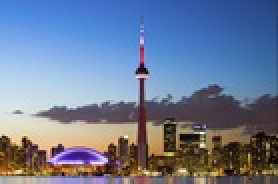
#> input picture A1/Q4_image_1.jpg, 139 x 92 px, shrunk from 980 x 650 before the run (shown 2 times larger)
$ jupyter execute A1.ipynb
#> lines starting #> are read from the running program, lines starting #| are printed output that depends on the picture; after the words box and inside, x2 and y2 are one past the last pixel; in counts of white or black regions, pixels touching at a corner belong together
# Part I: Theory

## Q1) LTI Systems and Convolution

First I will prove
$$x(n) = \sum_{k=0}^{+ \infty} x(k) \delta (n-k)$$
We know
$$
\begin{aligned}
x(n) &= \sum_{k=0}^{n-1}0 x(k)+1x(n)+\sum_{k=n+1}^{+ \infty}0x(k) \\
    &= \sum_{k=0}^{n-1}0 x(k)+\delta(0)x(n)+\sum_{k=n+1}^{+ \infty}0x(k)\\
    &= \sum_{k=0}^{n-1} \delta (n-k) x(k)+ \delta (n-n) x(n)+\sum_{k=n+1}^{+ \infty} \delta (n-k) x(k) &\text{property of $\delta$} \\
    &= \sum_{k=0}^{+ \infty} x(k) \delta (n-k)
\end{aligned}
$$
Therefore,
$$
\begin{aligned}
T(x(n)) &= T(\sum_{k=0}^{+ \infty} x(k) \delta (n-k)) \\
      &= \sum_{k=0}^{+ \infty} x(k) T(\delta(n-k)) &\text{by linearity} \\
      &= \sum_{k=0}^{+ \infty} x(k)h(n-k)\\
      &= x(n)*h(n)
\end{aligned}
$$

## Q2) Polynomial Multiplication and Convolution

Let $\textbf{u}$ be a vector with $n+1$ dimension and $\textbf{v}$ be a vector with $m+1$ dimension, where $m, n \in \mathbb{N^+}$

$\textbf{Note}$: index starts from 0.

By definition of convolution, we can know
$$
\begin{aligned}
(u*v)(k) &= \sum_{i+j=k \land i \leq n \land j \leq m}u_iv_j
\end{aligned}
$$

Consider the coefficient of $x^k$ in the polynomial multiplication, where $k \in \mathbb{N^+} \land k \leq m+n$

By the property of polynomial multiplication,

$$c(k) = \sum_{i=0}^{min \{ k,n \}} u_iv_{k-i}= \sum_{i+j=k \land i \leq n \land j \leq m}u_iv_j=(u*v)(k)$$

Therefore, they are equivalent.

## Q3) Laplacian Operator

As we know, the rotation matrix is
$$
\begin{bmatrix}
cos \theta & -sin \theta \\
sin \theta & cos \theta
\end{bmatrix}
$$
Let
$$
x = x'cos \theta - y'sin \theta \\
y = x'sin \theta + y'cos \theta
$$
Then
$$
\begin{aligned}
\frac{\partial f}{\partial^2x'}+\frac{\partial f}{\partial^2y'} &= \frac{\partial}{\partial x'}(\frac{\partial f}{\partial x'})+\frac{\partial}{\partial y'}(\frac{\partial f}{\partial y'})\\
&= \frac{\partial}{\partial x'}(\frac{\partial f}{\partial x} \cdot \frac{\partial x}{\partial x'}+\frac{\partial f}{\partial y} \cdot \frac{\partial y}{\partial x'}) + \frac{\partial}{\partial y'}(\frac{\partial f}{\partial x} \cdot \frac{\partial x}{\partial y'}+\frac{\partial f}{\partial y} \cdot \frac{\partial y}{\partial y'})\\
&= \frac{\partial}{\partial x'}(cos \theta \frac{\partial f}{\partial x}+sin \theta \frac{\partial f}{\partial y}) + \frac{\partial}{\partial y'}(-sin \theta \frac{\partial f}{\partial x}+cos \theta \frac{\partial f}{\partial y})\\
&= \frac{\partial}{\partial x}(cos \theta \frac{\partial f}{\partial x}+sin \theta \frac{\partial f}{\partial y})\frac{\partial x}{\partial x'}+\frac{\partial}{\partial y}(cos \theta \frac{\partial f}{\partial x}+sin \theta \frac{\partial f}{\partial y})\frac{\partial y}{\partial x'}\\
&+\frac{\partial}{\partial x}(-sin \theta \frac{\partial f}{\partial x}+cos \theta \frac{\partial f}{\partial y})\frac{\partial x}{\partial y'}+\frac{\partial}{\partial y}(-sin \theta \frac{\partial f}{\partial x}+cos \theta \frac{\partial f}{\partial y})\frac{\partial y}{\partial y'} \\
&= \frac{\partial}{\partial x}(cos \theta \frac{\partial f}{\partial x}+sin \theta \frac{\partial f}{\partial y})cos \theta+\frac{\partial}{\partial y}(cos \theta \frac{\partial f}{\partial x}+sin \theta \frac{\partial f}{\partial y})sin \theta\\
&+\frac{\partial}{\partial x}(-sin \theta \frac{\partial f}{\partial x}+cos \theta \frac{\partial f}{\partial y})(-sin \theta)+\frac{\partial}{\partial y}(-sin \theta \frac{\partial f}{\partial x}+cos \theta \frac{\partial f}{\partial y})cos \theta\\
&= \frac{\partial f}{\partial^2 x}(cos^2 \theta + sin^2 \theta)+\frac{\partial f}{\partial^2 y}(cos^2 \theta+sin^2 \theta)\\
&= \frac{\partial f}{\partial^2x}+ \frac{\partial f}{\partial^2y}\\
\end{aligned}
$$

# Part II: Application

## Q4) Edge Detection

[cell 1]
import numpy as np

import math

import queue

from matplotlib import pyplot as plt
import matplotlib.image as mpimg
from mpl_toolkits.mplot3d import Axes3D

[cell 2]
# Reference (Gaussian distribution): https://en.wikipedia.org/wiki/Gaussian_function
def getGaussianKernel(H=3, W=3, sigma=1):
#> called with H = 31, W = 31, sigma = 5
    if sigma == 0:
        sigma = 1
    gaussMatrix = np.zeros([H, W], np.float32)
    # get the center
    cH = (H - 1) / 2
    cW = (W - 1) / 2
    # calculate gauss(sigma, r, c)
    for r in range(H):
        for c in range(W):
            norm2 = (r - cH)**2 + (c - cH)**2
            gaussMatrix[r][c] = math.exp(-norm2 / (2 * (sigma**2)))
    sumGM = np.sum(gaussMatrix)
    gaussKernel = gaussMatrix / sumGM
    return gaussKernel

[cell 3]
def visualize(size, sigma):
    kernel = getGaussianKernel(size[0], size[1], sigma)
    fig = plt.figure()
    ax = Axes3D(fig)
    X = np.arange(-(size[0]-1)/2, (size[0]-1)/2+1, 1)
    Y = np.arange(-(size[1]-1)/2, (size[1]-1)/2+1, 1)
    X, Y = np.meshgrid(X, Y)
    Z = kernel
    plt.title('sigma = {}, with kernel size = {}'.format(sigma, size))
    ax.plot_surface(X, Y, Z, rstride=1, cstride=1, cmap='rainbow')

[cell 4]
visualize((31,31),5)

[cell 5]
visualize((31,31), 2)
#> in getResult, image is the input picture: shape (92, 139, 3); mean R, G, B 109.9, 123.8, 151.2

Two plots above are the Gaussian kernel visualization. We can see the kernel size is $31 \times 31$ with $\sigma = 5$ and $\sigma = 2$ respectively. We can clearly observe the feature that the kernel with larger standard deviation is much wider than the other.

As for my edge detection part, my results for each picture include:
- Original Image
- Gray Image (From RGB Image to Gray Image)
- Blurred Image (with Gaussian kernel convolution)
- Gradient Image (Image get after gradient calculation)
- Edges Image (The final result image with edge detection)

[cell 6]
def getGaussianBlur(image, ksize=5, sigma=1):
#> called with ksize = 5, sigma = 2
    rows, cols = image.shape
#> rows = 92; cols = 139
    padding = ksize - 1
    kernel = getGaussianKernel(ksize, ksize, sigma)
    imgTmp = np.zeros([rows+2*padding, cols+2*padding])
    imgTmp[padding:rows+padding, padding:cols+padding] = image[:, :]
    output = np.zeros([rows+2*(ksize//2), cols+2*(ksize//2)])
    for i in range(rows+2*(ksize//2)):
        for j in range(cols+2*(ksize//2)):
            output[i][j] = np.sum(kernel * imgTmp[i:i+ksize, j:j+ksize])
    return output

[cell 7]
def getGradImage(image):
    rows, cols = image.shape
#> rows = 96; cols = 143
    sobelx = np.array([[-1,  0, 1],
                       [-2,  0,  2],
                       [-1,  0,  1]])

    sobely = np.array([[-1, -2, -1],
                       [0 ,  0,  0],
                       [1 ,  2,  1]])

    def sobelConv(image, sobel):
        imgTmp = np.zeros([rows+4, cols+4])
        imgTmp[2:rows+2, 2:cols+2] = image[:, :]
        output = np.zeros([rows+2, cols+2])
        for i in range(0, rows+2):
            for j in range(0, cols+2):
                tmpi = i + 1
                tmpj = j + 1
                for u in range(-1, 2):
                    for v in range(-1, 2):
                        output[i][j] += sobel[1+u][1+v] * imgTmp[tmpi-u][tmpj-v]
#> output: shape (98, 145) float64

        return output

    gradx = sobelConv(image, sobelx)
    grady = sobelConv(image, sobely)

    return np.sqrt(gradx**2 + grady**2)
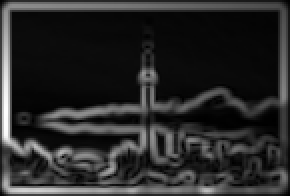
#> returned value: shape (98, 145) float64 (shown 2 times larger); min 0.499, max 427.4, mean 69.9; drawn with min black and max white

[cell 8]
def edgeDetection(gradImage):
    rows, cols = gradImage.shape
#> rows = 98; cols = 145
    currTau = np.sum(gradImage) / (rows * cols)
#> currTau = 69.93
    prevTau = -1
    edges = []
    output = np.zeros((rows, cols))
    while prevTau == -1 or abs(currTau - prevTau) > 1e-8:
#         print(abs(currTau - prevTau))
        output = np.zeros((rows, cols))
        Lval = []
        Hval = []
        for i in range(rows):
            for j in range(cols):
                if gradImage[i][j] < currTau:
                    Lval.append(gradImage[i][j])
                    output[i][j] = 0
                else:
                    Hval.append(gradImage[i][j])
                    output[i][j] = 255
        prevTau = currTau
        currTau = (sum(Hval)/len(Hval) + sum(Lval)/len(Lval)) / 2
#> this loop made 17 passes
#> (prevTau, currTau) on passes 1 to 12: (69.93, 88.35), (88.35, 97.08), (97.08, 101), (101, 102.8), (102.8, 103.6), (103.6, 104.2), (104.2, 104.4), (104.4, 104.6), (104.6, 104.7), (104.7, 104.8), (104.8, 104.8), (104.8, 104.8)
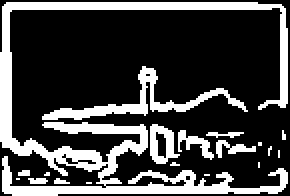
#> output: shape (98, 145) float64 (shown 2 times larger); 26.3% white; 19 white regions (12 under 20 px), largest, box (x1, y1, x2, y2) and area: (0, 1, 144, 98) 2727, (21, 33, 124, 60) 538, (75, 62, 90, 82) 163

    return output

[cell 9]
def rgb2gray(rgb):
    return np.dot(rgb[..., :3], [0.2125, 0.7154, 0.0721])

[cell 10]
def getResult(path):
    image = mpimg.imread(path)

    grayImage = rgb2gray(image)
    plt.figure(figsize=(10,5))
    plt.subplot(1, 2, 1)
    plt.title('Original Image')
    plt.imshow(image)
    plt.subplot(1, 2, 2)
    plt.title('Gray Image')
    plt.imshow(grayImage, cmap='gray')
    plt.show()

#     print("Get gray image.")
    blurredImage = getGaussianBlur(grayImage, sigma=2)
#     print("Get blurred image.")
    gradImage = getGradImage(blurredImage)
    shownGradImage = gradImage / np.max(gradImage) * 255.0
#     print("Get gradient image.")
    edgesImage = edgeDetection(gradImage)
#     print("Get final edge image.")
#     plt.subplot(2, 2, 1)
#     plt.imshow(grayImage, cmap='gray')
    plt.figure(figsize=(15,5))
    plt.subplot(1, 3, 1)
    plt.title('Blurred Image')
    plt.imshow(blurredImage, cmap='gray')
    plt.subplot(1, 3, 2)
    plt.title('Gradient Image')
    plt.imshow(shownGradImage, cmap='gray')
    plt.subplot(1, 3, 3)
    plt.title('Edges Image')
    plt.imshow(edgesImage, cmap='gray')

    plt.show()

[cell 11]
getResult('Q4_image_1.jpg')

For this image, we can observe that the overall quality of this algorithm is great, we can get the outline of buildings, edges of clouds, even if the small cloud on the left part of the image. However, there still are some flaws exist. In Edges Image, the edge of cloud is not continuous, especially on the right part of the image, and because of cloud, the CN Tower lose its middle part.

[cell 12]
getResult('Q4_image_2.jpg')
#> call 2 of getResult, with path = 'Q4_image_2.jpg'
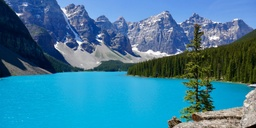
#> input picture A1/Q4_image_2.jpg, 256 x 128 px, shrunk from 1800 x 900 before the run
#> in getResult, image is the input picture: shape (128, 256, 3); mean R, G, B 59.5, 124.5, 153.4
#> after the loop in sobelConv (call 4), `for i in range(0, rows+2):`:
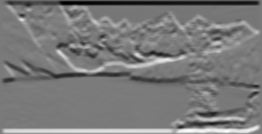
#> output: shape (134, 262) float64; min -328.1, max 357.4, mean 0; drawn with min black and max white
#> in getGradImage (call 2), `return np.sqrt(gradx**2 + grady**2)`:
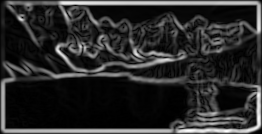
#> returned value: shape (134, 262) float64; min 0.025, max 357.4, mean 59.3; drawn with min black and max white
#> in edgeDetection (call 2), `currTau = np.sum(gradImage) / (rows * cols)`: currTau = 59.33
#> the loop in edgeDetection (call 2), `while prevTau == -1 or abs(currTau - prevTau) > 1e-8:` made 16 passes
#> (prevTau, currTau) on passes 1 to 12: (59.33, 78.08), (78.08, 88.82), (88.82, 96.91), (96.91, 102.2), (102.2, 105.8), (105.8, 108.1), (108.1, 109.4), (109.4, 110.1), (110.1, 110.4), (110.4, 110.7), (110.7, 110.8), (110.8, 110.9)
#> after the loop in edgeDetection (call 2), `while prevTau == -1 or abs(currTau - prevTau) > 1e-8:`:
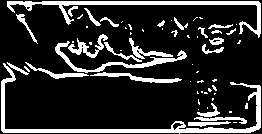
#> output: shape (134, 262) float64; 17.9% white; 62 white regions (37 under 20 px), largest, box (x1, y1, x2, y2) and area: (1, 63, 261, 134) 1729, (7, 1, 261, 38) 1344, (55, 41, 187, 73) 632

In this image, the algorithm extract the edges for the beautiful lake and the mountain. But this algorithm focus on details too much. There are lots of edges on the mountain, which make the mountain white in the final edges which are we don't want to get. Mountains are uneven, but we don't want to get those too detailed things on the image. In addition, many pines on the mountain, if we look closely, we can observe the vertical edges on the mountain.

[cell 13]
getResult('Yunlong.png')
#> call 3 of getResult, with path = 'Yunlong.png'
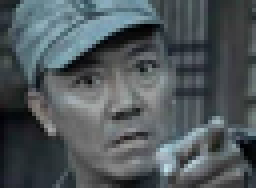
#> input picture A1/Yunlong.png, 64 x 47 px, shrunk from 450 x 331 before the run (shown 4 times larger)
#> in getResult, image is the input picture: shape (47, 64, 4) float32; mean R, G, B, A 0.312, 0.344, 0.358, 1
#> in getGradImage (call 3), `return np.sqrt(gradx**2 + grady**2)`:
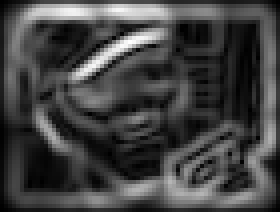
#> returned value: shape (53, 70) float64 (shown 4 times larger); min 0.00289, max 1.14, mean 0.302; drawn with min black and max white
#> after the loop in edgeDetection (call 3), `while prevTau == -1 or abs(currTau - prevTau) > 1e-8:`: output: shape (53, 70) float64; 29.2% white; 16 white regions (12 under 20 px), largest, box (x1, y1, x2, y2) and area: (15, 2, 69, 52) 486, (1, 1, 57, 24) 412, (17, 13, 36, 27) 65, (8, 27, 18, 38) 43

This is Yunlong Li, a character from a famous Chinese TV series called "Drawing Sword". This algorithm successfully discard the edges in the background of the image and extract most of edges on this character. For example, it detect his hat, eyes, nose, ears, mouth and hand. However, the outline edge is not that continuous. The outline of his neck (on the left part of the image) and his cheek and chin are discontinuous. This might be caused by the occlusion of his hand or the color similarity between his skin and the background.

## Q5) & Q6)

[cell 14]
image = mpimg.imread('Q6.png')
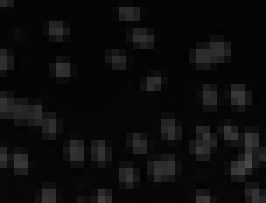
#> input picture A1/Q6.png, 38 x 29 px, shrunk from 269 x 205 before the run (shown 7 times larger)
#> image is the input picture: shape (29, 38) float32; min 0.00784, max 0.286, mean 0.0489
plt.imshow(image, cmap='gray')
plt.show()

[cell 15]
binaryImage = edgeDetection(image)
#> after the loop in edgeDetection (call 4), `while prevTau == -1 or abs(currTau - prevTau) > 1e-8:`: output: shape (29, 38) float64; 17.7% white in thin lines or dots

[cell 16]
def CCL(image):
    BACKGROUND = 0
    FOREGROUND = 255

    rows, cols = image.shape
#> rows = 29; cols = 38
    currLabel = 1
    labelledImage = np.zeros_like(image)
    for i in range(rows):
        for j in range(cols):
            # background or has been labelled before
            if image[i][j] == BACKGROUND or labelledImage[i][j] != 0:
                continue

            # current pixel is foreground pixel
            q = queue.Queue()
            labelledImage[i][j] = currLabel
            q.put( (i, j) )
            while not q.empty():
                x, y = q.get()

                # consider the surrounding 8 pixels
                for dx in range(-1, 2):
                    for dy in range(-1, 2):
                        # if it equals to itself then don't need to consider
                        if dx == 0 and dy == 0:
                            continue
                        currx = x + dx
                        curry = y + dy
                        # in the image and it is foreground pixel and hasn't been labelled yet.
                        if 0 <= currx and currx < rows and 0 <= curry and curry < cols:
                            if image[currx][curry] == FOREGROUND and labelledImage[currx][curry] == 0:
                                labelledImage[currx][curry] = currLabel
                                q.put( (currx, curry) )

            currLabel += 1
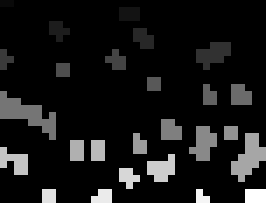
#> labelledImage: shape (29, 38) float64 (shown 7 times larger); min 0, max 26, mean 2.4; drawn with min black and max white
#> after the loop, currLabel = 27

    return labelledImage, currLabel-1

[cell 17]
cclImage, numLabel = CCL(binaryImage)
#> numLabel = 26
